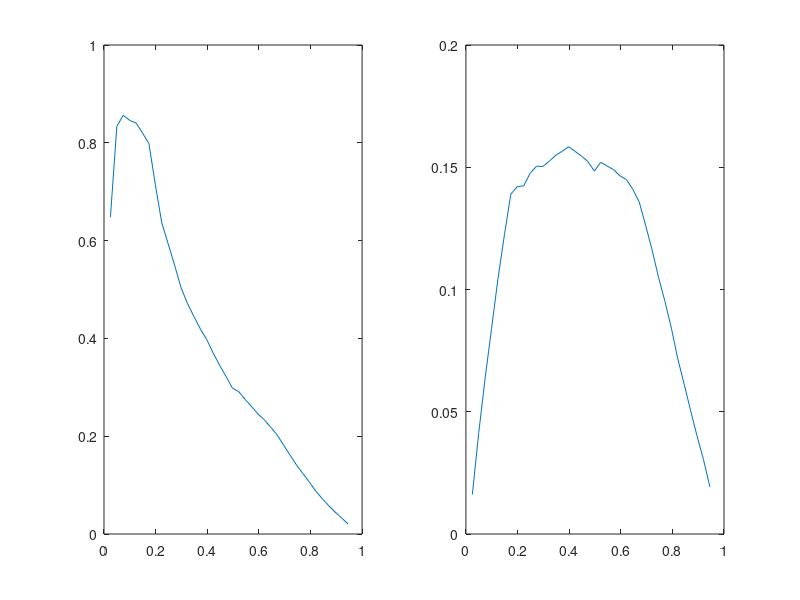

This chart was generated by the following MATLAB code:
%short cut to calculate the deterministic mobility and flow vs density
%without simulation
%avg_distance=(L./P)-1
%mobility=c*(avg_distance.^2)./(1+(avg_distance.^2));
%density=P/L;
%flow=mobility.*density;%





P=[5:5:190];%no of cars in the road
L=201; %length of road (includes the traffic signal occupying unit length)
maxtime=1000; %Max time upto which simulation is done   %%%%changed from 10000
c=1; %maximum speed of cars
sigcyc=120; %Signal cycle
dutyratio=.5; %duty ratio
%gcv=0.1; %coefficient of variation of gaussian distribution for car velocities
greentime=dutyratio*sigcyc; %total time light is green during a signal cycle
redtime=sigcyc-greentime;
shape_parameter=20;

Realization=1;%no of realization
mobility=zeros(1,length(P));
for kl=1:Realization
for lk=1:length(P)
    p=P(lk);%Number of vehicles


distance_travelled_by_allcar=0;


l=randperm(L-1); %randomly generate integers between 1 and L-1 to
%place cars at random positions in the road of length L
l=sort(l(1:p),'ascend');%take the first p numbers for the positions of p cars

time=0; %initialize time
loop = 0; %%% just to check the number of loops the code is running

while (time<maxtime)

    green=0; 
    while (green<greentime)
        dis_h=[(diff(l)-1),(L-l(end)+l(1)-2)];%distance head                %%%changed from l(1,1) to l(1) to avoid confusio
        dis_h = round(dis_h*1e8)/1e8;                                                     %%%% rounding off distance values to avoid math errors
        
        %Function to determine mean velocity (cmax=1) from headway distance
        %Hyperbolic function
        %cmean=c*dis_h./(1+dis_h);
        %Sigmoidal function
        %if length(find(dis_h<0))>0 fprintf('green is %d, time is %d and lk is %d\ndis_h is\n',green,time,lk); fprintf('%d, ',dis_h); fprintf('\nl is\n'); fprintf('%d, ',l); fprintf('\n'); break; end    %%%checking for negative values
        cmean=c*(dis_h.^2)./(1+(dis_h.^2));
        %Determ-inistic case
        cdi=cmean;
        %Determine individual car velocity from a random distribution having the above mean
        
        %Exponential distribution (method 1)
        %cdi=exprnd(cmean); %using statistical toolbox
        %Exponential distribution (method 2)
        %cdi=(-cmean.*log(1-rand(1,length(cmean))));
        %Gamma distribution
        %scale_parameter=cmean/shape_parameter;
        %cdi=gamrnd(shape_parameter,scale_parameter);
        
        %Gaussian distribution with coefficient of variation gcv
        %cdi=cmean+sqrt(gcv*cmean).*randn(1,p);%min(cdi,cmean)+rand(1,p).*(max(cdi,cmean)-min(cdi,cmean));
        %cdi(cdi<0)=0; %ensures that all velocities are non-negative
        tou=min(dis_h./cdi); %time interval after which next update to be done
        %checking whether the update distance is safe or make to safe
        g=tou;
        %To esnsure that total time green is on does not exceed greentime 
        g=(~((green+g)<greentime))*(greentime-green)+((green+g)<greentime)*g;%adjust the green time to make the total green time equals to 30
        green=green+g;
        l=l+g*cdi;
        
        %l(l>L)=l(l>L)-(L-1);  %%%this line replaced with the following
        %line
        l(l>(L-1))=l(l>(L-1))-(L-1);
        %if l<=0 fprintf('l<=0\n%d, ',l(l<=0)); fprintf('\n'); break; elseif l>=L fprintf('l>=L\n%d, ',l(l>=L)); fprintf('\n'); break; end  %%%%checking for l values beyond range
        [l,ind]=sort(l,'ascend');
        
        
       distance_travelled_by_allcar=distance_travelled_by_allcar+sum(g*cdi);
           
    end
    l(l>(L-1))=l(l>(L-1))-(L-1);
    [l,ind]=sort(l,'ascend');
    
    
   
   
   
    
    
    red=0;
    while (red<redtime)
        %dis_h=[(diff(l)-1),((L-1)-l(end))];%position of the signal is 100
        %%%% the above line is replaced by the following line to include
        %%%% the case where a car just crosses the signal when it turns red
        dis_h=[(diff(l)-1),min(((L-1)-l(end)),(L-l(end)+l(1)-2))];%position of the signal is 100
        dis_h = round(dis_h*1e8)/1e8;                                                     %%%% rounding off distance values to avoid math errors
        
        %Function to determine mean velocity (cmax=1) from headway distance
        %Hyperbolic function
        %cmean=c*dis_h./(1+dis_h);
        %Sigmoidal function
        %if length(find(dis_h<0))>0 fprintf('red is %d, time is %d and lk is %d\n',red,time,lk); break; end
        cmean=c*(dis_h.^2)./(1+(dis_h.^2));
        %Deterministic case
        cdi=cmean;
        %Determine individual car velocity from a random distribution having the above mean
        %Exponential distribution (method 1)
        %cdi=exprnd(cmean); %using statistical toolbox
        %Exponential distribution (method 2)
        %cdi=(-cmean.*log(1-rand(1,length(cmean))));
        %Gamma distribution
        %scale_parameter=cmean/shape_parameter;
        %cdi=gamrnd(shape_parameter,scale_parameter);
        
        %Gaussian distribution with coefficient of variation gcv
        %cdi=cmean+sqrt(gcv*cmean).*randn(1,p);%min(cdi,cmean)+rand(1,p).*(max(cdi,cmean)-min(cdi,cmean));
        %cdi(cdi<0)=0;
        tou=min(dis_h./cdi);
        %checking wheather the update distance is safe or make to safe
            r=tou;
        r=(~((red+r)<redtime))*(redtime-red)+((red+r)<redtime)*r;%adjust kmc ts to make the total red time is 30  
        red=red+r;
        l=l+r*cdi;
        
        
       distance_travelled_by_allcar=distance_travelled_by_allcar+sum(r*cdi);
        
        
    end
    [l,ind]=sort(l,'ascend');                                               %%%% this line is added to avoid non-positive values in the distances
    
    time=time+sigcyc;
end


mobility(kl,lk)=distance_travelled_by_allcar/(time*p);
end

end%end of no of realization
density=P/L;
flow=mobility.*density;%
%loop; %%%%printng number of loops made

figure;subplot(1,2,1), plot(density,mobility);
subplot(1,2,2), plot(density,flow);